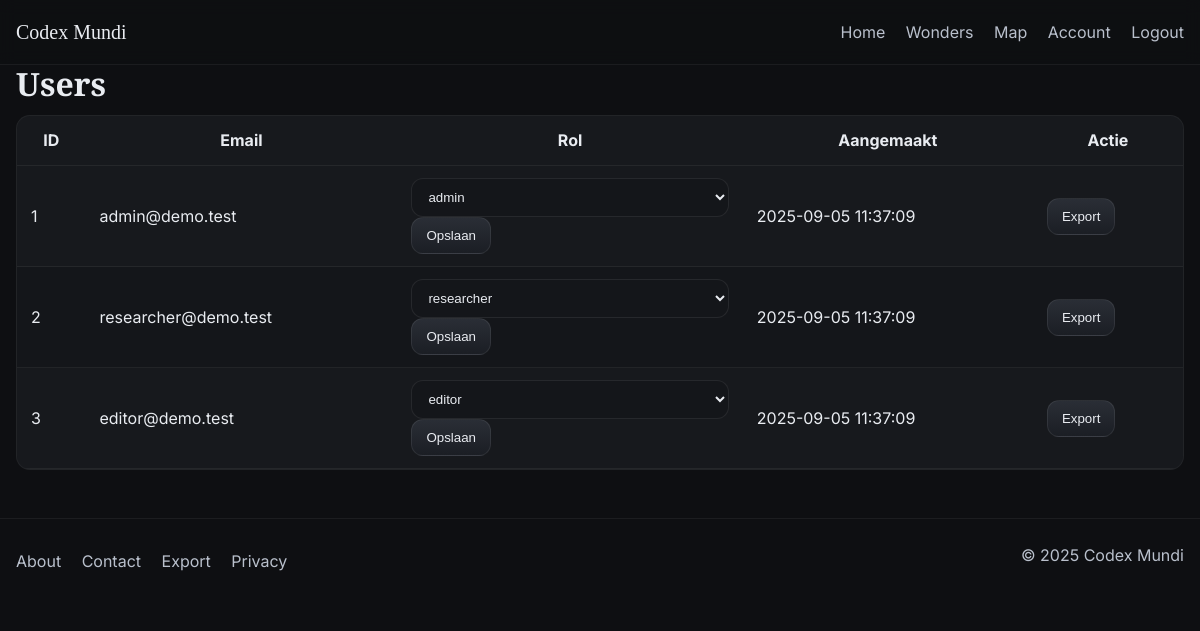
The app's page /dashboard/users.php (signed in) with its own data.
### tables this page shows
CREATE TABLE IF NOT EXISTS users (
	id INT UNSIGNED AUTO_INCREMENT PRIMARY KEY,
	email VARCHAR(190) NOT NULL UNIQUE,
	password_hash VARCHAR(255) NOT NULL,
	role ENUM('visitor','researcher','editor','archivist','admin') NOT NULL DEFAULT 'visitor',
	created_at TIMESTAMP NOT NULL DEFAULT CURRENT_TIMESTAMP,
	INDEX(role)
);

### app/models/User.php (called while the page is built, shortened)
<?php
class User
{
	public static function all(): array {
		$pdo = get_pdo();
		return $pdo->query('SELECT id, email, role, created_at FROM users ORDER BY created_at DESC')->fetchAll();
	}
}

### app/lib/helpers.php (called while the page is built, shortened)
<?php
function e(string $value): string {
	return htmlspecialchars($value, ENT_QUOTES | ENT_SUBSTITUTE, 'UTF-8');
}

### public/dashboard/users.php (the view, shortened to what this page needs)
<?php
require_once __DIR__ . '/../../app/lib/helpers.php';
require_once __DIR__ . '/../../app/models/User.php';
$users = User::all();
?>
<?php include __DIR__ . '/../partials/header.php'; ?>
<?php include __DIR__ . '/../partials/nav.php'; ?>
<main class="container">
	<h1>Users</h1>
	<table class="table" aria-label="Users">
		<thead><tr><th>ID</th><th>Email</th><th>Rol</th><th>Aangemaakt</th><th>Actie</th></tr></thead>
		<tbody>
			<?php foreach($users as $u): ?>
			<tr>
				<td><?php echo (int)$u['id']; ?></td>
				<td><?php echo e($u['email']); ?></td>
				<td>
					<form method="post" action="/dashboard/users.php">
						<select name="role" class="input">
							<?php foreach(['visitor','researcher','editor','archivist','admin'] as $r): ?>
								<option value="<?php echo $r; ?>" <?php echo $u['role']===$r?'selected':''; ?>><?php echo $r; ?></option>
							<?php endforeach; ?>
						</select>
						<button class="btn" type="submit">Opslaan</button>
					</form>
				</td>
				<td><?php echo e($u['created_at']); ?></td>
				<td><button class="btn" aria-disabled="true">Export</button></td>
			</tr>
			<?php endforeach; ?>
		</tbody>
	</table>
</main>
<?php include __DIR__ . '/../partials/footer.php'; ?>

### public/assets/css/main.css (style rules this page uses)
:root { --bg:#0e0f12;--card:#14161a;--muted:#1b1e24;--text:#e9ecf1;--sub:#b9c0cc;--accent:#d4af37;--accent-2:#6ea8fe;--ok:#2ecc71;--no:#e74c3c;--radius:14px;--maxw:1200px;--s4:4px;--s8:8px;--s12:12px;--s16:16px;--s24:24px }
* { box-sizing:border-box }
html,body { margin:0;padding:0;background:var(--bg);color:var(--text);font-family:Inter,system-ui,-apple-system,Segoe UI,Roboto,Helvetica,Arial,sans-serif;line-height:1.55 }
h1,h2,h3,h4 { font-family:"Playfair Display",serif;line-height:1.2;margin:0 0 var(--s12) }
.container { max-width:var(--maxw);margin:0 auto;padding:0 var(--s16) }
.btn { display:inline-flex;align-items:center;gap:8px;background:linear-gradient(180deg,#2a2e36,#1b1e24);border:1px solid rgba(255,255,255,.08);padding:10px 14px;border-radius:12px;color:var(--text);cursor:pointer;transition:transform .15s ease, outline-color .15s }
.table { width:100%;border-collapse:separate;border-spacing:0;background:var(--card);border:1px solid rgba(255,255,255,.06);border-radius:var(--radius);overflow:hidden }
.table th,.table td { padding:12px 14px;border-bottom:1px solid rgba(255,255,255,.06) }
.table tr:nth-child(odd) { background:rgba(255,255,255,.01) }
.input, select, textarea { width:100%;background:var(--card);border:1px solid rgba(255,255,255,.08);border-radius:12px;color:var(--text);padding:10px 12px }

### records on screen
users: id "1", email "admin@demo.test", role "admin", created_at "2025-09-05 11:37:09"
users: id "2", email "researcher@demo.test", role "researcher", created_at "2025-09-05 11:37:09"
users: id "3", email "editor@demo.test", role "editor", created_at "2025-09-05 11:37:09"
